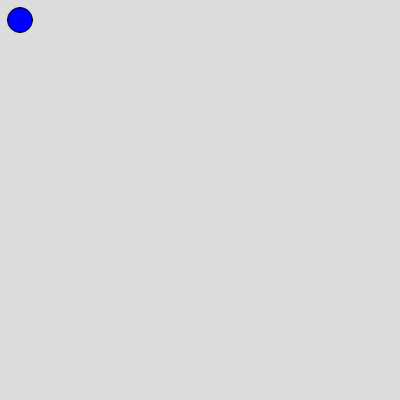
Frame 1 (no input)
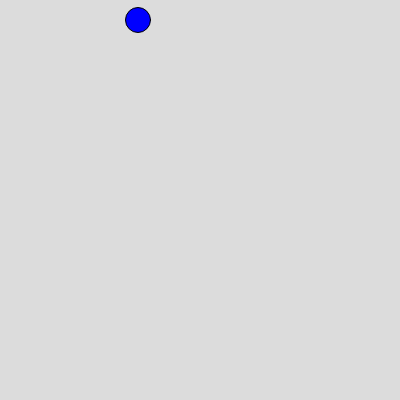
Frame 60 (no input)
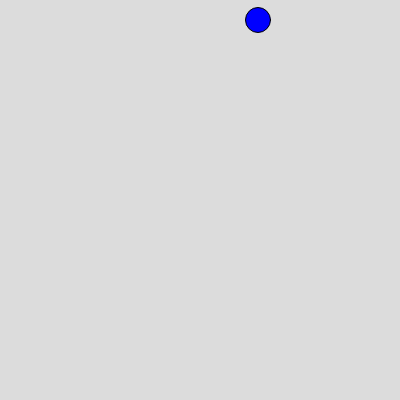
Frame 120 (the mouse pressed at the canvas centre since frame 60)

The p5.js sketch that drew these frames (run headless with seeded random() and noise() and a simulated clock; from frame 60 on, the mouse is pressed at the canvas centre):

// p5.js sketch
// ── sketch.js
var ball = {
  x: 20,
  y:20,
  radius:25,
  velocityx:-0,
  velocityy:0,
  colour:["violet", "red", "blue", "green"],
}
function setup() {
  createCanvas(400, 400);
}

function draw() {
  background(220);
  fill(ball.colour[2]);
  circle(ball.x, ball.y, ball.radius);
  ball.velocityx = 2
  //f(ball.x >0 && ball.x<400 ){
    ball.x = ball.x+ball.velocityx;
 // }

  

  if(ball.x > 400 ){
   ball.x = 20
  }


  
}
